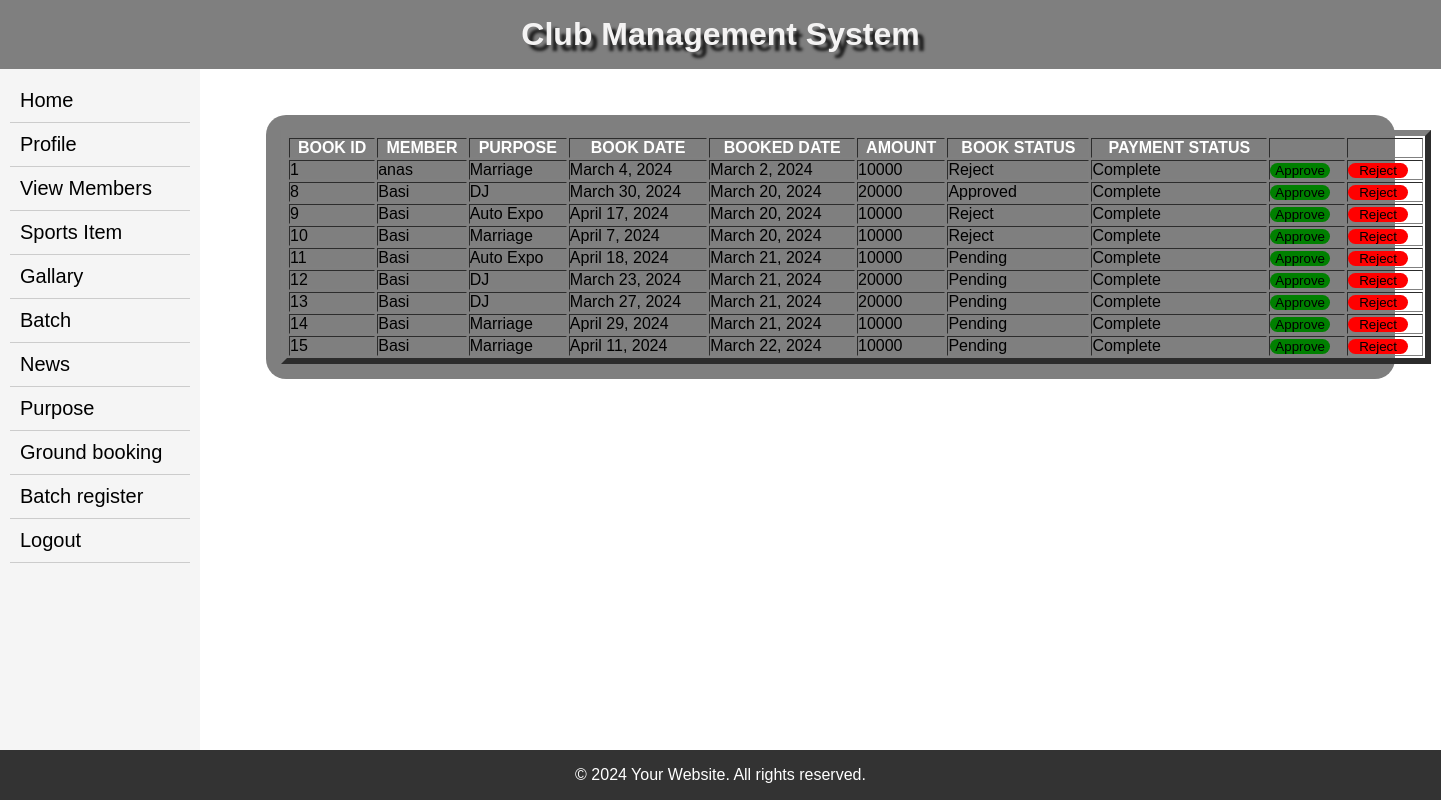
The app's page /adminviewallgroundbooking/ with its own data.
### myapp/models.py (models this page shows, shortened)
class groundbooking(models.Model):
    bookid=models.AutoField(primary_key=True)
    membid=models.ForeignKey(clubmember,on_delete=models.CASCADE)
    purpose=models.ForeignKey(purpose,on_delete=models.CASCADE)
    bookdate=models.DateField()
    bookeddate=models.DateField()
    amount=models.IntegerField()
    bookstatus=models.CharField(default='Pending',max_length=50,)
    paymentstatus=models.CharField(default='Complete',max_length=50)

class clubmember(models.Model):
    id=models.AutoField(primary_key=True)
    name=models.CharField(max_length=50)
    member = models.OneToOneField(
        Userprofile,
        on_delete=models.CASCADE,
        blank=True,
        null=True
    )
    address=models.TextField()
    email=models.CharField(max_length=50)
    phoneno=models.IntegerField()
    date_of_birth = models.DateField()
    gender=models.TextField(max_length=50)
    photo=models.ImageField(upload_to='memberimg',null=True,blank=True)
    date_of_join = models.DateTimeField(auto_now_add=True)
    is_active = models.BooleanField(null=False, blank=True, default=True)
    otp = models.CharField(max_length=20, null=True, blank=True)
    def __str__(self):
        return str(self.name)

class purpose(models.Model):
    purposeid=models.AutoField(primary_key=True)
    purpose_name=models.CharField(max_length=50)
    payment_perday=models.IntegerField(max_length=50)
    def __str__(self):
        return str(self.purpose_name)

### myapp/views.py (the view)
# urls.py: path("adminviewallgroundbooking/",views.adminviewgroundbooking,name='viewgroundbooking'),
def adminviewgroundbooking(request):
    list=groundbooking.objects.all()
    return render(request,'adminviewgroundbooking.html',{'list':list})

### templates/adminviewgroundbooking.html (shortened to what this page needs)
{% extends 'admin_index.html' %}
{% block body %}
<body>
	<form action="" method="post">
		<table width="1150" height="100" border="6">
  <tbody>
    <tr>
       <th>BOOK ID</th>
      <th>MEMBER</th>
      <th>PURPOSE</th>
      <th>BOOK DATE</th>
      <th>BOOKED DATE</th>
        <th>AMOUNT</th>
      <th>BOOK STATUS</th>
      <th>PAYMENT STATUS</th>
      <th></th>
      <th></th>
    </tr>
    {% for i in list %}
    <tr>
      <td scope="col">{{ i.bookid }}</td>
      <td scope="col">{{i.membid}}</td>
      <td scope="col">{{i.purpose}}</td>
      <td scope="col">{{i.bookdate}}</td>
      <td scope="col">{{i.bookeddate}}</td>
      <td scope="col">{{i.amount}}</td>
      <td scope="col">{{i.bookstatus}}</td>
      <td scope="col">{{i.paymentstatus}}</td>
      <td><a href="{% url 'approvebooking' i.bookid %}"><input type="button" value="Approve" style="background-color:green;border-radius:20px; border:none;width:60px"></a></td>
      <td><a href="{% url 'rejectbooking' i.bookid %}"><input type="button" value="Reject" style="background-color:red;border-radius:20px; border:none;width:60px"></a></td>
    </tr>
  {% endfor %}
  </tbody>
</table>
	</form>
</body>
{% endblock %}

### templates/admin_index.html (style rules this page uses)
* { margin: 0; padding: 0; box-sizing: border-box; }
body { font-family: Arial, sans-serif; background-image: url(https://png.pngtree.com/background/20230512/original/pngtree-sport-background-picture-image_2502918.jpg); background-size: cover; background-repeat: no-repeat; }
th { color:#fff; }

### records on screen
groundbooking: bookid "1", membid "anas", purpose "Marriage", bookdate "March 4, 2024", bookeddate "March 2, 2024", amount "10000", bookstatus "Reject", paymentstatus "Complete"
groundbooking: bookid "8", membid "Basi", purpose "DJ", bookdate "March 30, 2024", bookeddate "March 20, 2024", amount "20000", bookstatus "Approved", paymentstatus "Complete"
groundbooking: bookid "9", membid "Basi", purpose "Auto Expo", bookdate "April 17, 2024", bookeddate "March 20, 2024", amount "10000", bookstatus "Reject", paymentstatus "Complete"
groundbooking: bookid "10", membid "Basi", purpose "Marriage", bookdate "April 7, 2024", bookeddate "March 20, 2024", amount "10000", bookstatus "Reject", paymentstatus "Complete"
groundbooking: bookid "11", membid "Basi", purpose "Auto Expo", bookdate "April 18, 2024", bookeddate "March 21, 2024", amount "10000", bookstatus "Pending", paymentstatus "Complete"
groundbooking: bookid "12", membid "Basi", purpose "DJ", bookdate "March 23, 2024", bookeddate "March 21, 2024", amount "20000", bookstatus "Pending", paymentstatus "Complete"
groundbooking: bookid "13", membid "Basi", purpose "DJ", bookdate "March 27, 2024", bookeddate "March 21, 2024", amount "20000", bookstatus "Pending", paymentstatus "Complete"
groundbooking: bookid "14", membid "Basi", purpose "Marriage", bookdate "April 29, 2024", bookeddate "March 21, 2024", amount "10000", bookstatus "Pending", paymentstatus "Complete"
groundbooking: bookid "15", membid "Basi", purpose "Marriage", bookdate "April 11, 2024", bookeddate "March 22, 2024", amount "10000", bookstatus "Pending", paymentstatus "Complete"
